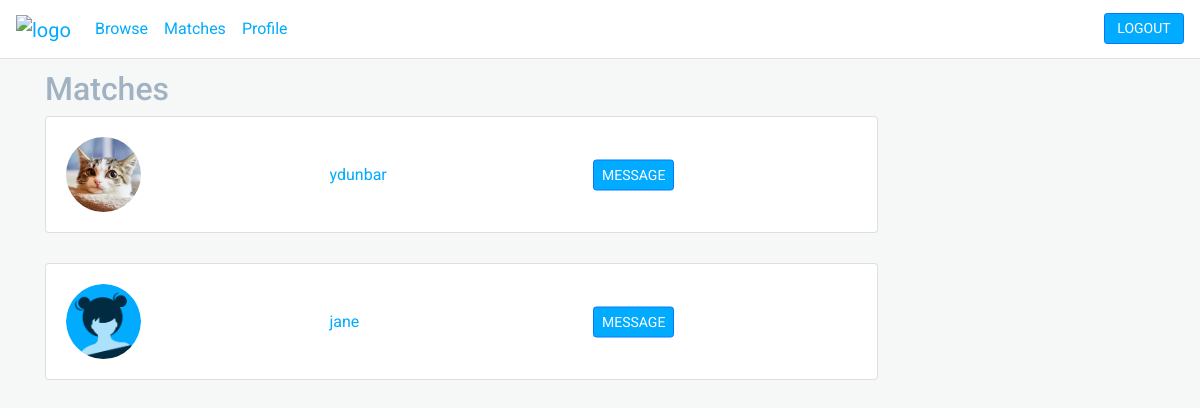
Screenshot of /matches (signed in) with the database file from the repository.
### app/models.py (models this page shows, shortened)
class User(db.Model, UserMixin):
    id = db.Column(db.Integer, primary_key=True)
    username = db.Column(db.String(), unique=True, nullable=False)
    email = db.Column(db.String(), unique=True, nullable=False)
    image = db.Column(db.String(), nullable=False, default='default.png')
    password = db.Column(db.String(60))
    posts = db.relationship('Post', backref='author', lazy=True, foreign_keys = 'Post.author_id')
    recieved_posts = db.relationship('Post', backref='recipient', lazy=True, foreign_keys = 'Post.recipient_id')
    roles = db.relationship('Role', backref='user', lazy='dynamic', foreign_keys = 'Role.user_id')

### app/routes.py (the view, shortened to what this page needs)
@app.route('/matches', methods=['GET'])
@login_required
def matches():
    matches = []
    roles = current_user.roles
    for role in roles:
        if role.name == 'mentee':
            skills = role.skills
            for skill in skills:
                if skill.name == 'full-stack':
                    user = get_mentors('full-stack')
                    matches.append(user)
                if skill.name == 'back-end':
                    user = get_mentors('back-end')
                    matches.append(user)
                    matches.append(user)
                if skill.name == 'front-end':
                    user = get_mentors('front-end')
                    matches.append(user)
                    matches.append(user)
        if role.name == 'mentee':
            skills = role.skills
            for skill in skills:
                if skill.name == 'full-stack':
                    all_users = User.query.all()
                    all_users.remove(current_user)
                    matches = all_users
                if skill.name == 'back-end':
                    all_users = User.query.all()
                    all_users.remove(current_user)
                    matches = all_users
                if skill.name == 'front-end':
                    all_users = User.query.all()
                    all_users.remove(current_user)
                    matches = all_users
    if matches:
        matches = list(set(matches))
    return render_template('matches.html', matches=matches)

### app/models.py (called while the page is built)
@login_manager.user_loader
def load_user(user_id):
    return User.query.get(int(user_id))

### app/routes.py (called while the page is built)
def get_mentors(skill):
    all_users = User.query.all()
    all_users.remove(current_user)
    for user in all_users:
        role_match = user.roles.filter_by(name='mentor').first()
        if role_match:
            skill_match = role_match.skills.filter_by(name=skill).first()
            if skill_match:
                return user

### app/templates/matches.html (shortened to what this page needs)
{% extends 'layout.html' %}
{% block content %}
    <div class="main">
        <h2>Matches</h2>
        {% if matches %}
            {% for user in matches %}
                <div class="card w-75">
                    <div class="card-body user-card">
                        <div class="left">
                            <img class="rounded-circle small-image" src="{{ url_for('static', filename='profile_pictures/' + user.image) }}">
                        </div>
                        <div class="middle center">
                            <div class="centered">
                                <p class="card-text"><a href="{{ url_for('profile', username = user.username) }}">{{ user.username }}</a></p>
                            </div>
                        </div>
                        <div class="right center">
                            <div class="centered">
                                <a class="btn btn-primary btn-sm" href="{{ url_for('new_post', username = user.username) }}">MESSAGE</a>
                            </div>
                        </div>
                    </div>
                </div>
            {% endfor %}
        {% endif %}
    </div>
{% endblock content %}

### app/static/main.css (style rules this page uses)
body { font-family: 'Roboto', sans-serif; background-color: #F6F8F8; padding-top: 70px; }
body a { color: #01ABFF; }
h2 { color: #A1B2C2 }
.btn-primary, .btn-info { color: white !important; }
.btn-primary { background-color: #01ABFF !important;; }
.card { margin-bottom: 30px; }
.small-image { max-width: 75px; }
.message-card, .user-card { display: flex; }
.left, .right, .middle { flex: 1; }
.center { position: relative; }
.centered { margin: 0; position: absolute; top: 50%; -ms-transform: translateY(-50%); transform: translateY(-50%); }

### rows the page displays
User: image (picture), username "ydunbar"
User: image (placeholder picture), username "jane"
